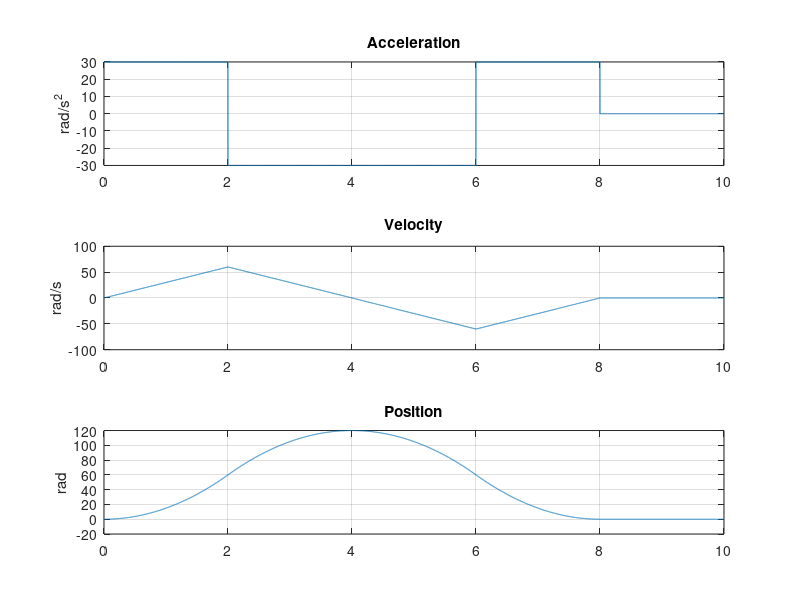

MATLAB code to generate this figure:
clc; clear; close

%% Create Curve
Tk = [2 6 8 10];    % Design of specific time point
sampT = 0.001;      % Sampling time
T = 0:sampT:Tk(end);

% Pre-allocation
AccCmd = zeros(1, length(T));
VelCmd = zeros(1, length(T));
PosCmd = zeros(1, length(T));
AccMax = 30;
i = 1;
for t = T(1:end-1)
    if(t >= 0 && t < Tk(1))
        AccCmd(i) = AccMax;
    elseif(t >= Tk(1) && t < Tk(2))
        AccCmd(i) = -AccMax;
    elseif(t >= Tk(2) && t < Tk(3))
        AccCmd(i) = AccMax;
    elseif(t >= Tk(3) && t < Tk(4))
        AccCmd(i) = 0;
    end
    VelCmd(i+1) = VelCmd(i) + AccCmd(i)*(sampT);
    PosCmd(i+1) = PosCmd(i) + VelCmd(i)*sampT + sampT*sampT*AccCmd(i)/2;
    i = i+1;
end

%% Output File
fileID = fopen('curve.txt', 'w');
for i=1:length(T)
    fprintf(fileID, '%f\t%f\t%f\n', PosCmd(i), VelCmd(i),  AccCmd(i));
end
fclose(fileID);

%% Plot
figure('Name','Acc & Vel & Pos Commands', ...
       'NumberTitle','off', ...
       'WindowState','maximized')
subplot(3,1,1)
plot(T, AccCmd);
title('Acceleration')
ylabel('rad/s^2')
grid on

subplot(3,1,2)
plot(T, VelCmd);
title('Velocity')
ylabel('rad/s')
grid on

subplot(3,1,3)
plot(T, PosCmd);
title('Position')
ylabel('rad')
grid on